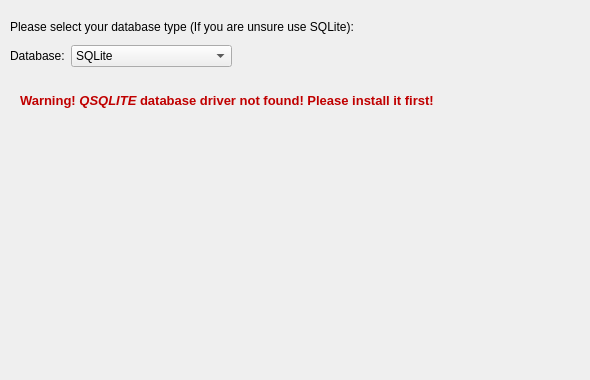
<?xml version="1.0" encoding="UTF-8"?>
<ui version="4.0">
 <class>databasePage</class>
 <widget class="QWidget" name="databasePage">
  <property name="geometry">
   <rect>
    <x>0</x>
    <y>0</y>
    <width>590</width>
    <height>380</height>
   </rect>
  </property>
  <property name="minimumSize">
   <size>
    <width>590</width>
    <height>380</height>
   </size>
  </property>
  <layout class="QVBoxLayout" name="verticalLayout">
   <property name="leftMargin">
    <number>10</number>
   </property>
   <property name="topMargin">
    <number>10</number>
   </property>
   <property name="rightMargin">
    <number>10</number>
   </property>
   <property name="bottomMargin">
    <number>20</number>
   </property>
   <item>
    <spacer name="spacer_3">
     <property name="orientation">
      <enum>Qt::Vertical</enum>
     </property>
     <property name="sizeType">
      <enum>QSizePolicy::Fixed</enum>
     </property>
     <property name="sizeHint" stdset="0">
      <size>
       <width>20</width>
       <height>10</height>
      </size>
     </property>
    </spacer>
   </item>
   <item>
    <widget class="QLabel" name="label">
     <property name="text">
      <string>Please select your database type (If you are unsure use SQLite):</string>
     </property>
     <property name="wordWrap">
      <bool>true</bool>
     </property>
    </widget>
   </item>
   <item>
    <spacer name="spacer_2">
     <property name="orientation">
      <enum>Qt::Vertical</enum>
     </property>
     <property name="sizeType">
      <enum>QSizePolicy::Fixed</enum>
     </property>
     <property name="sizeHint" stdset="0">
      <size>
       <width>20</width>
       <height>5</height>
      </size>
     </property>
    </spacer>
   </item>
   <item>
    <layout class="QHBoxLayout" name="horizontalLayout_2">
     <item>
      <layout class="QHBoxLayout" name="horizontalLayout">
       <item>
        <widget class="QLabel" name="label_2">
         <property name="text">
          <string>Database:</string>
         </property>
        </widget>
       </item>
       <item>
        <widget class="QComboBox" name="typeBox">
         <property name="sizePolicy">
          <sizepolicy hsizetype="Expanding" vsizetype="Fixed">
           <horstretch>0</horstretch>
           <verstretch>0</verstretch>
          </sizepolicy>
         </property>
         <item>
          <property name="text">
           <string notr="true">SQLite</string>
          </property>
         </item>
         <item>
          <property name="text">
           <string notr="true">MySQL</string>
          </property>
         </item>
        </widget>
       </item>
      </layout>
     </item>
     <item>
      <spacer name="horizontalSpacer">
       <property name="orientation">
        <enum>Qt::Horizontal</enum>
       </property>
       <property name="sizeHint" stdset="0">
        <size>
         <width>348</width>
         <height>20</height>
        </size>
       </property>
      </spacer>
     </item>
    </layout>
   </item>
   <item>
    <widget class="QStackedWidget" name="stackedWidget">
     <property name="currentIndex">
      <number>0</number>
     </property>
     <widget class="QWidget" name="sqlitePage">
      <layout class="QVBoxLayout" name="verticalLayout_17">
       <property name="spacing">
        <number>10</number>
       </property>
       <property name="leftMargin">
        <number>10</number>
       </property>
       <property name="topMargin">
        <number>20</number>
       </property>
       <property name="rightMargin">
        <number>10</number>
       </property>
       <property name="bottomMargin">
        <number>20</number>
       </property>
       <item>
        <widget class="QLabel" name="sqliteDriverNotFoundLabel">
         <property name="palette">
          <palette>
           <active>
            <colorrole role="WindowText">
             <brush brushstyle="SolidPattern">
              <color alpha="255">
               <red>192</red>
               <green>0</green>
               <blue>0</blue>
              </color>
             </brush>
            </colorrole>
           </active>
           <inactive>
            <colorrole role="WindowText">
             <brush brushstyle="SolidPattern">
              <color alpha="255">
               <red>192</red>
               <green>0</green>
               <blue>0</blue>
              </color>
             </brush>
            </colorrole>
           </inactive>
           <disabled>
            <colorrole role="WindowText">
             <brush brushstyle="SolidPattern">
              <color alpha="255">
               <red>146</red>
               <green>145</green>
               <blue>144</blue>
              </color>
             </brush>
            </colorrole>
           </disabled>
          </palette>
         </property>
         <property name="font">
          <font>
           <pointsize>10</pointsize>
           <weight>75</weight>
           <bold>true</bold>
          </font>
         </property>
         <property name="text">
          <string>Warning! &lt;i&gt;QSQLITE&lt;/i&gt; database driver not found! Please install it first!</string>
         </property>
         <property name="textFormat">
          <enum>Qt::RichText</enum>
         </property>
         <property name="wordWrap">
          <bool>true</bool>
         </property>
        </widget>
       </item>
       <item>
        <spacer name="verticalSpacer">
         <property name="orientation">
          <enum>Qt::Vertical</enum>
         </property>
         <property name="sizeHint" stdset="0">
          <size>
           <width>20</width>
           <height>40</height>
          </size>
         </property>
        </spacer>
       </item>
      </layout>
     </widget>
     <widget class="QWidget" name="mysqlPage">
      <layout class="QVBoxLayout" name="verticalLayout_8">
       <property name="spacing">
        <number>20</number>
       </property>
       <property name="leftMargin">
        <number>10</number>
       </property>
       <property name="topMargin">
        <number>20</number>
       </property>
       <property name="rightMargin">
        <number>10</number>
       </property>
       <item>
        <widget class="QLabel" name="mysqlDriverNotFoundLabel">
         <property name="palette">
          <palette>
           <active>
            <colorrole role="WindowText">
             <brush brushstyle="SolidPattern">
              <color alpha="255">
               <red>192</red>
               <green>0</green>
               <blue>0</blue>
              </color>
             </brush>
            </colorrole>
           </active>
           <inactive>
            <colorrole role="WindowText">
             <brush brushstyle="SolidPattern">
              <color alpha="255">
               <red>192</red>
               <green>0</green>
               <blue>0</blue>
              </color>
             </brush>
            </colorrole>
           </inactive>
           <disabled>
            <colorrole role="WindowText">
             <brush brushstyle="SolidPattern">
              <color alpha="255">
               <red>146</red>
               <green>145</green>
               <blue>144</blue>
              </color>
             </brush>
            </colorrole>
           </disabled>
          </palette>
         </property>
         <property name="font">
          <font>
           <pointsize>10</pointsize>
           <weight>75</weight>
           <bold>true</bold>
          </font>
         </property>
         <property name="text">
          <string>Warning! &lt;i&gt;QMYSQL&lt;/i&gt; database driver not found! Please install it first!</string>
         </property>
         <property name="textFormat">
          <enum>Qt::RichText</enum>
         </property>
         <property name="wordWrap">
          <bool>true</bool>
         </property>
        </widget>
       </item>
       <item>
        <widget class="QGroupBox" name="mysqlSettingsBox">
         <property name="sizePolicy">
          <sizepolicy hsizetype="Preferred" vsizetype="Expanding">
           <horstretch>0</horstretch>
           <verstretch>0</verstretch>
          </sizepolicy>
         </property>
         <property name="title">
          <string>Configure MySQL</string>
         </property>
         <layout class="QGridLayout" name="gridLayout_3">
          <property name="leftMargin">
           <number>15</number>
          </property>
          <property name="rightMargin">
           <number>15</number>
          </property>
          <property name="bottomMargin">
           <number>15</number>
          </property>
          <item row="1" column="0">
           <widget class="QLabel" name="label_6">
            <property name="text">
             <string>Host:</string>
            </property>
           </widget>
          </item>
          <item row="1" column="1">
           <widget class="QLineEdit" name="mysql_hostLine">
            <property name="text">
             <string notr="true">localhost</string>
            </property>
           </widget>
          </item>
          <item row="1" column="2" rowspan="3">
           <spacer name="horizontalSpacer_2">
            <property name="orientation">
             <enum>Qt::Horizontal</enum>
            </property>
            <property name="sizeType">
             <enum>QSizePolicy::Preferred</enum>
            </property>
            <property name="sizeHint" stdset="0">
             <size>
              <width>40</width>
              <height>20</height>
             </size>
            </property>
           </spacer>
          </item>
          <item row="1" column="3">
           <widget class="QLabel" name="label_7">
            <property name="text">
             <string>Port:</string>
            </property>
           </widget>
          </item>
          <item row="1" column="4">
           <widget class="QSpinBox" name="mysql_portBox">
            <property name="maximum">
             <number>65535</number>
            </property>
            <property name="value">
             <number>3306</number>
            </property>
           </widget>
          </item>
          <item row="2" column="0">
           <widget class="QLabel" name="label_8">
            <property name="text">
             <string>User:</string>
            </property>
           </widget>
          </item>
          <item row="2" column="1">
           <widget class="QLineEdit" name="mysql_userLine"/>
          </item>
          <item row="2" column="3">
           <widget class="QLabel" name="label_9">
            <property name="text">
             <string>Password:</string>
            </property>
           </widget>
          </item>
          <item row="2" column="4">
           <widget class="QLineEdit" name="mysql_passLine">
            <property name="echoMode">
             <enum>QLineEdit::Password</enum>
            </property>
           </widget>
          </item>
          <item row="3" column="0">
           <widget class="QLabel" name="label_10">
            <property name="text">
             <string>Database:</string>
            </property>
           </widget>
          </item>
          <item row="3" column="1">
           <widget class="QLineEdit" name="mysql_databaseLine"/>
          </item>
         </layout>
        </widget>
       </item>
      </layout>
     </widget>
    </widget>
   </item>
   <item>
    <spacer>
     <property name="orientation">
      <enum>Qt::Vertical</enum>
     </property>
     <property name="sizeType">
      <enum>QSizePolicy::Fixed</enum>
     </property>
     <property name="sizeHint" stdset="0">
      <size>
       <width>20</width>
       <height>20</height>
      </size>
     </property>
    </spacer>
   </item>
  </layout>
 </widget>
 <resources/>
 <connections>
  <connection>
   <sender>typeBox</sender>
   <signal>activated(int)</signal>
   <receiver>stackedWidget</receiver>
   <slot>setCurrentIndex(int)</slot>
   <hints>
    <hint type="sourcelabel">
     <x>138</x>
     <y>76</y>
    </hint>
    <hint type="destinationlabel">
     <x>262</x>
     <y>100</y>
    </hint>
   </hints>
  </connection>
 </connections>
</ui>
